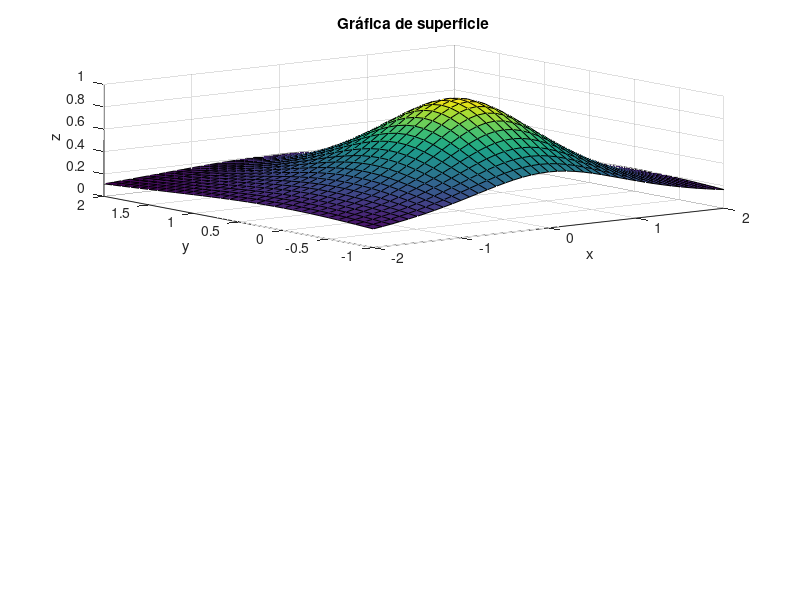

Source code (MATLAB):
x = -2:0.1:2;
y = -1:0.1:2;
[x_grid, y_grid] = meshgrid(x,y);
z= 1./(1 + x_grid.^2 + y_grid.^2);
subplot(2,1,1), surf(x_grid, y_grid,z),...
  title('Gráfica de malla'), xlabel('x'),...
  ylabel('y'), zlabel('z'), pause
subplot(2,1,1), surf(x_grid, y_grid, z),...
  title('Gráfica de superficie'), xlabel('x'),...
  ylabel('y'), zlabel('z')
